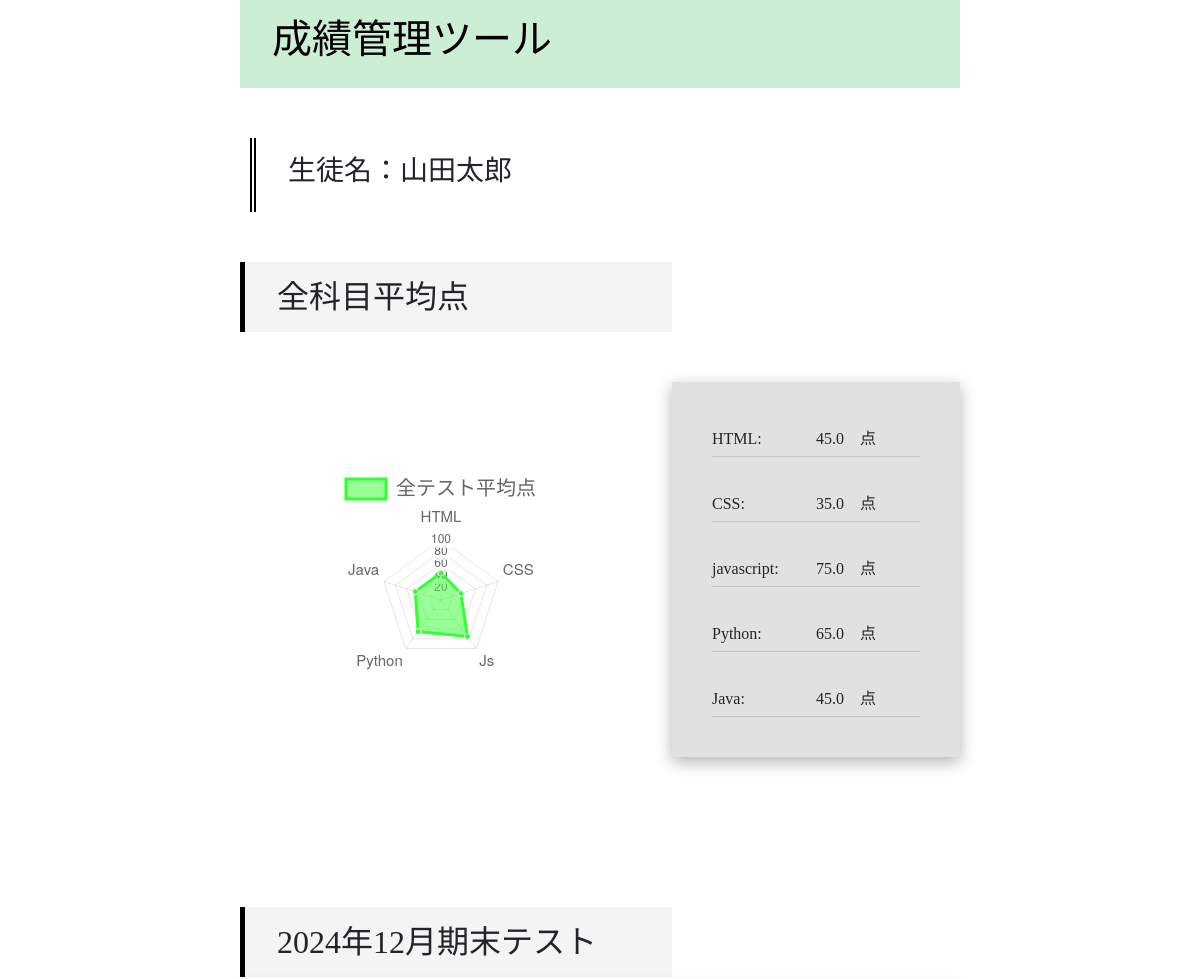
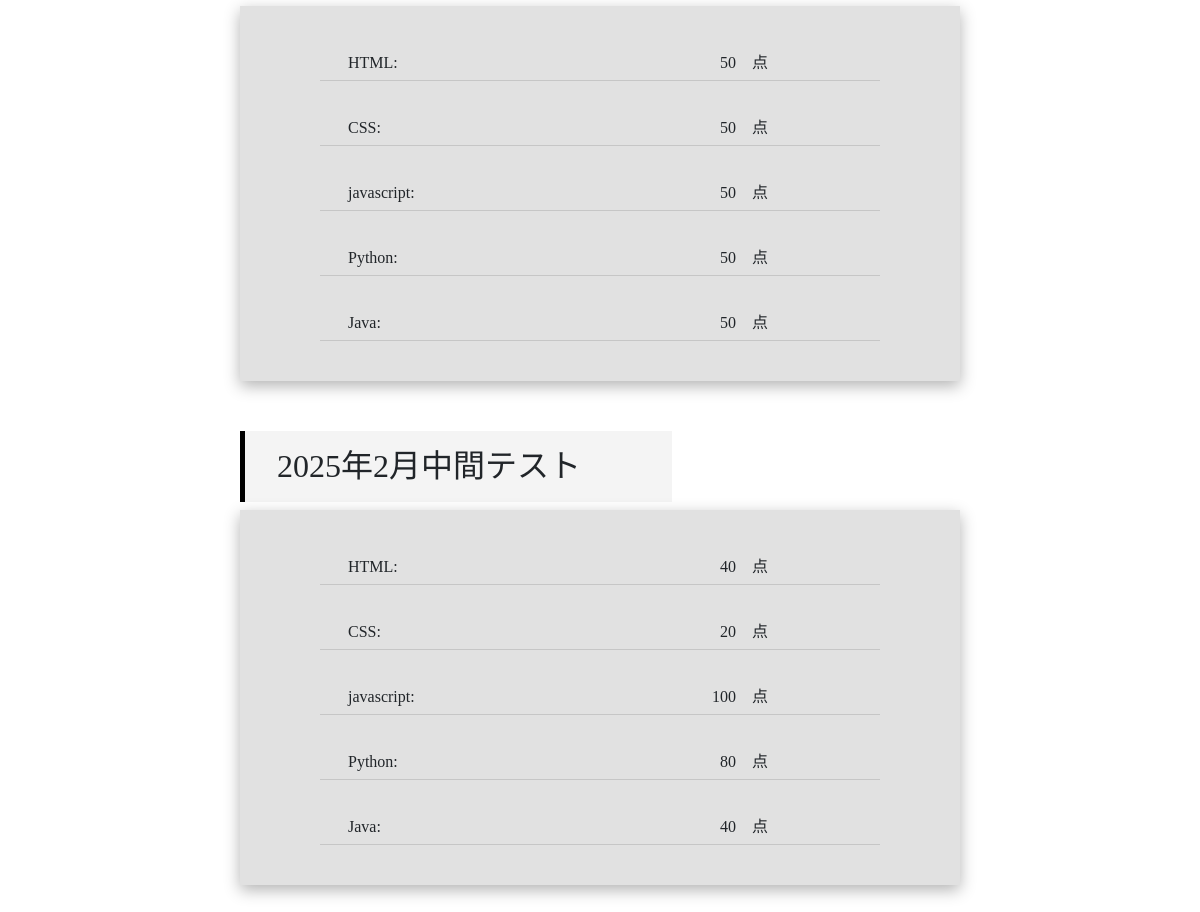
The app's page /show/1, older data (2 pictures, top to bottom).
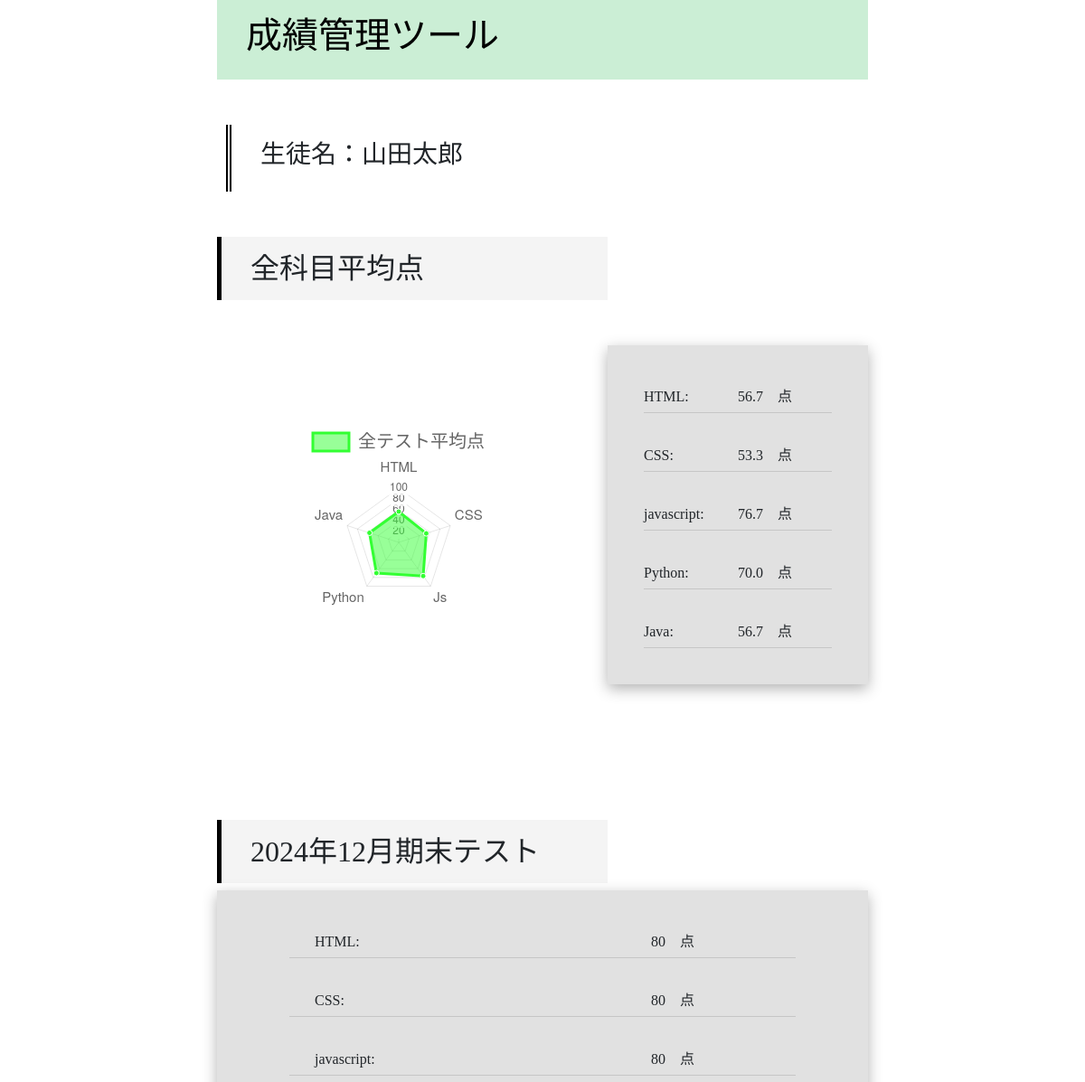
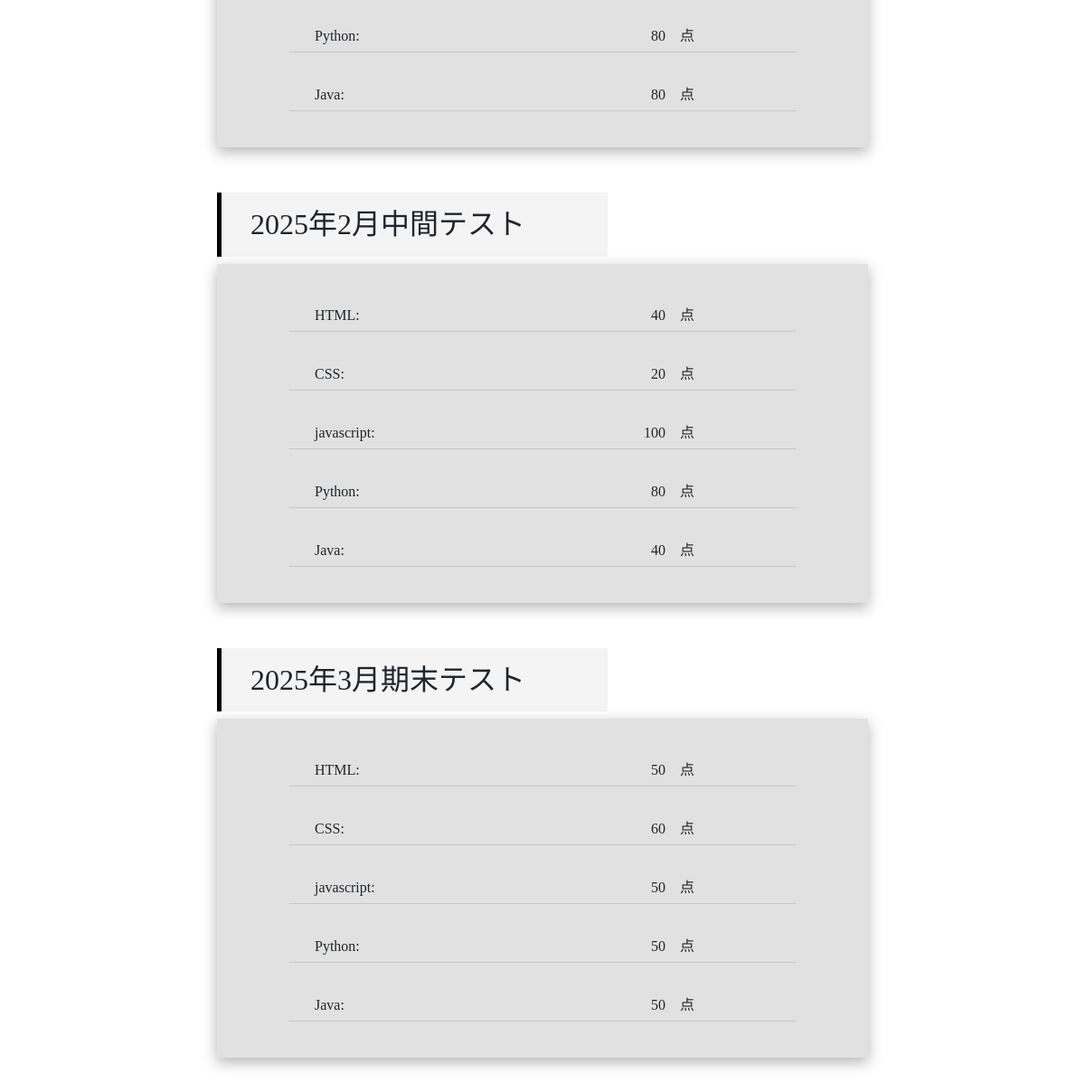
The same page, newer data (2 pictures, top to bottom).
### tables this page shows
CREATE TABLE student (
    `student_id` integer not null Primary key,
    `name` text not null
    );

CREATE TABLE score (
    `student_id` integer not null,
    `test_id` integer not null,
    `html_score` integer not null default 0 CHECK(html_score >= 0),
    `css_score` integer not null default 0 CHECK(css_score >= 0),
    `js_score` integer not null default 0 CHECK(js_score >= 0),
    `python_score` integer not null default 0 CHECK(python_score >= 0),
    `java_score` integer not null default 0 CHECK(java_score >= 0),
    foreign key(student_id) references student(student_id)
    foreign key(test_id) references test_number(test_id)
    Primary key(student_id, test_id)
    );

CREATE TABLE test_number (
    `test_id` integer not null Primary key,
    `name` text not null
    );

### app.py (the view)
@app.route("/show/<id>")
def show_list(id):
    connection = sqlite3.connect('result.db')
    cursor = connection.cursor()
    cursor.execute('select * from student where student_id = ?',(id,))
    student_name = cursor.fetchone()  #生徒名を取得
    cursor.execute('select student_id, round(AVG(html_score), 1), round(AVG(css_score), 1), round(AVG(js_score), 1), round(AVG(python_score), 1), round(AVG(java_score), 1) from score where student_id = ? group by student_id',(id,))
    avg_score = cursor.fetchone()  #選択した生徒の全教科平均点を取得
    cursor.execute('select t.name, s.test_id, s.html_score, s.css_score, s.js_score, s.python_score, s.java_score from score as s join test_number as t on s.test_id = t.test_id where s.student_id = ? order by t.test_id asc',(id,))
    tests_score = cursor.fetchall()  #選択した生徒のテストの回ごとの点数を取得
    connection.close()
    return render_template('show_score.html', student_name = student_name, avg_score = avg_score, tests_score = tests_score)

### templates/show_score.html (shortened to what this page needs)
<!DOCTYPE html>
<html lang="ja">
<head>
    <link href="https://cdn.jsdelivr.net/npm/bootstrap@5.3.0/dist/css/bootstrap.min.css" rel="stylesheet"
>
    <link rel="stylesheet" href="../static/show.css">
</head>
<body>
    <header>
        <div class="title_line">
            <a class="title" href="/">
                <h1>
                    成績管理ツール
                </h1>
            </a>
        </div>
    </header>
    <main>
        <div class="name_label">
            <h3>生徒名：</h3>
            <h3>{{student_name[1]}}</h3>
        </div>
        <h2>全科目平均点</h2>
        <div class="avg_score">
            <canvas id="myChart"></canvas>
            <div class="avg_socore_list">
                <div class="curriculum">
                    <span>HTML:</span>
                    <span>{{avg_score[1]}}&emsp;点</span>
                </div>
                <div class="curriculum">
                    <span>CSS:</span>
                    <span>{{avg_score[2]}}&emsp;点</span>
                </div>
                <div class="curriculum">
                    <span>javascript:</span>
                    <span>{{avg_score[3]}}&emsp;点</span>
                </div>
                <div class="curriculum">
                    <span>Python:</span>
                    <span>{{avg_score[4]}}&emsp;点</span>
                </div>
                <div class="curriculum">
                    <span>Java:</span>
                    <span>{{avg_score[5]}}&emsp;点</span>
                </div>
            </div>
        </div>
        <div class="test_scores">
            {% for score in tests_score %}
            <h2>{{score[0]}}</h2>
            <div class="score_list">
                <div class="curriculum">
                    <span class="curriculum_item">HTML:</span>
                    <span class="curriculum_score">{{score[2]}}&emsp;点</span>
                </div>
                <div class="curriculum">
                    <span class="curriculum_item">CSS:</span>
                    <span class="curriculum_score">{{score[3]}}&emsp;点</span>
                </div>
                <div class="curriculum">
                    <span class="curriculum_item">javascript:</span>
                    <span class="curriculum_score">{{score[4]}}&emsp;点</span>
                </div>
                <div class="curriculum">
                    <span class="curriculum_item">Python:</span>
                    <span class="curriculum_score">{{score[5]}}&emsp;点</span>
                </div>
                <div class="curriculum">
                    <span class="curriculum_item">Java:</span>
                    <span class="curriculum_score">{{score[6]}}&emsp;点</span>
                </div>
            </div>
            {% endfor %}
        </div>
    </main>
</body>
</html>
<script>
    var ctx = document.getElementById("myChart");
    let list = {{ avg_score | tojson }};
    console.log(list);
    var myChart = new Chart(ctx, {
        //グラフの種類
        type: 'radar',
        //データの設定
        data: {
            //データ項目のラベル
            labels: ["HTML", "CSS", "Js", "Python", "Java"],
            //データセット
            datasets: [{
                label: "全テスト平均点",
                //背景色
                backgroundColor: "rgba(51,255,51,0.5)",
                //枠線の色
                borderColor: "rgba(51,255,51,1)",
                //結合点の背景色
                pointBackgroundColor: "rgba(51,255,51,1)",
                //結合点の枠線の色
                pointBorderColor: "#fff",
                //結合点の背景色（ホバ時）
                pointHoverBackgroundColor: "#fff",
                //結合点の枠線の色（ホバー時）
                pointHoverBorderColor: "rgba(51,255,51,1)",
                //結合点より外でマウスホバーを認識する範囲（ピクセル単位）
                hitRadius: 5,
                //グラフのデータ
                data: [list[1], list[2], list[3], list[4], list[5]]
            }]
        },
        //オプションの設定
        options: {
            // レスポンシブ指定
            responsive: false,
            maintainAspectRatio: true,
            scale: {
                ticks: {
                    // 最小値の値を0指定
                    beginAtZero: true,
                    min: 0,
                    stepSize: 20,
                    // 最大値を指定
                    max: 100,
                },
                pointLabels: {
                    fontSize: 15
                }
            },
            //ラベル非表示
            legend: {
                // display: false
                fontSize: 20,
                labels: {
                    // このフォント設定はグローバルプロパティを上書きします。
                    fontSize: 20,
                }
            }
        }
    });
</script>

### static/show.css (style rules this page uses)
* { font-family: "Noto Sans JP", serif; }
body { width: 60%; margin: auto; }
header { padding: 1rem 2rem; background-color: rgba(83, 198, 115, 0.3); }
.title { font-size: xx-large; color: black; text-decoration: none; }
h2 { padding: 1rem 2rem; border-left: 5px solid #000; background: #f4f4f4; width: 60%; }
.name_label { display: flex; margin: 50px 10px; padding: 1rem 2rem; border-left: 6px double #000; }
.avg_score { position: relative; display: flex; align-items: center; margin: 50px 0px; padding-bottom: 100px; }
.avg_socore_list { width: 40%; height: 80%; background-color: #c2c2c27c; box-shadow: 0 5px 15px rgba(0, 0, 0, 0.3); padding: 10px 40px; margin-left: 30px; animation-name: popup; animation-duration: 1s; }
#myChart { flex: 1; }
.score_list { background-color: #c2c2c27c; box-shadow: 0 5px 15px rgba(0, 0, 0, 0.3); padding: 10px 80px; margin-bottom: 50px; animation-name: popup; animation-duration: 1s; }
.curriculum { display: flex; align-items: center; border-bottom: 1px #0404041f solid; margin: 30px 0px; }
.curriculum_item { flex: 0.7; padding-left: 5%; }
.curriculum_score { flex: 1; text-align: right; padding-right: 20%; }
.curriculum span { width: 200px; display: inline-block; margin: 5px 0px; }

Row changes from the older to the newer data that the page shows:
changed score "2024年12月期末テスト": html_score "50" → "80"; css_score "50" → "80"; js_score "50" → "80"; python_score "50" → "80"; java_score "50" → "80"
added score: name "2025年3月期末テスト", html_score "50", css_score "60", js_score "50", python_score "50", java_score "50"
Text that changed along with them:
chart data {{ avg_score | tojson }}: [1, 45.0, 35.0, 75.0, 65.0, 45.0] → [1, 56.7, 53.3, 76.7, 70.0, 56.7]
{{ avg_score[1] }}: "45.0" → "56.7"
{{ avg_score[2] }}: "35.0" → "53.3"
{{ avg_score[3] }}: "75.0" → "76.7"
{{ avg_score[4] }}: "65.0" → "70.0"
{{ avg_score[5] }}: "45.0" → "56.7"
